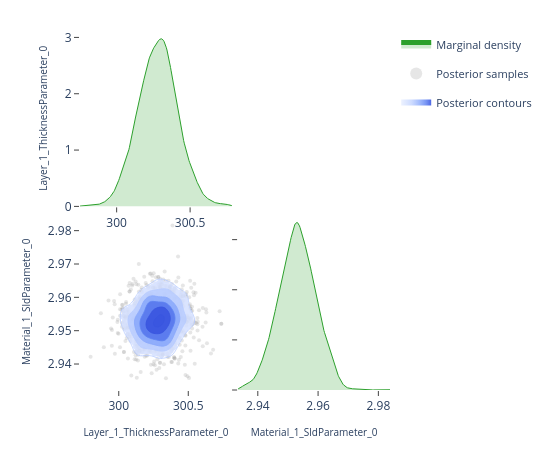

Here is the notebook cell this chart was saved with:
### Code cell
# ---- Pairwise focus: thickness vs SLD ---------------------------------------
# A 2-parameter corner plot zooms in on the joint posterior for a specific
# pair.  This is the same view the EasyReflectometryApp's "2D Heatmap"
# sub-tab uses to inspect parameter degeneracies.


params_of_interest = ['Layer_1_ThicknessParameter_0', 'Material_1_SldParameter_0']
idx = [posterior.param_names.index(p) for p in params_of_interest]
subset_draws = np.asarray(posterior.draws)[:, idx]

fig = plot_corner(subset_draws, params_of_interest)
fig.show()

### Figure 1 — Plotly figure (JSON) as saved in the notebook; plotly's stock layout.template omitted (floating-point values rounded to 4 significant figures; data arrays with more than 128 entries replaced by an {"elided": "..."} marker saying what was removed)
{"data": [{"fill": "tozeroy", "fillcolor": "rgba(44, 160, 44, 0.22)", "hoverinfo": "skip", "legendgroup": "marginal", "line": {"color": "rgb(44, 160, 44)", "width": 1}, "mode": "lines", "name": "Marginal density", "showlegend": true, "type": "scatter", "x": {"elided": "256 float values"}, "xaxis": "x", "y": {"elided": "256 float values"}, "yaxis": "y"}, {"hoverinfo": "skip", "legendgroup": "scatter", "marker": {"color": "rgba(140, 140, 140, 0.22)", "size": 4}, "mode": "markers", "name": "Posterior samples", "showlegend": true, "type": "scatter", "x": {"elided": "880 float values"}, "xaxis": "x3", "y": {"elided": "880 float values"}, "yaxis": "y3", "zorder": 0}, {"colorscale": [[0.0, "rgba(224, 233, 255, 0.62)"], [0.35, "rgba(183, 203, 255, 0.70)"], [0.6, "rgba(138, 169, 252, 0.78)"], [0.82, "rgba(96, 131, 242, 0.84)"], [1.0, "rgba(58, 86, 224, 0.90)"]], "connectgaps": false, "contours": {"coloring": "fill", "end": 174.1, "showlabels": false, "showlines": false, "size": 27.5, "start": 36.66}, "hoverinfo": "skip", "legendgroup": "contour", "name": "Posterior contours", "showlegend": true, "showscale": false, "type": "contour", "x": [299.8, 299.8, 299.8, 299.8, 299.8, 299.8, 299.8, 299.8, 299.9, 299.9, 299.9, 299.9, 299.9, 299.9, 299.9, 299.9, 300.0, 300.0, 300.0, 300.0, 300.0, 300.0, 300.0, 300.1, 300.1, 300.1, 300.1, 300.1, 300.1, 300.1, 300.1, 300.2, 300.2, 300.2, 300.2, 300.2, 300.2, 300.2, 300.2, 300.3, 300.3, 300.3, 300.3, 300.3, 300.3, 300.3, 300.4, 300.4, 300.4, 300.4, 300.4, 300.4, 300.4, 300.4, 300.5, 300.5, 300.5, 300.5, 300.5, 300.5, 300.5, 300.5, 300.6, 300.6, 300.6, 300.6, 300.6, 300.6, 300.6, 300.7, 300.7, 300.7, 300.7, 300.7, 300.7, 300.7, 300.7, 300.8, 300.8, 300.8], "xaxis": "x3", "y": [2.933, 2.934, 2.935, 2.935, 2.936, 2.937, 2.937, 2.938, 2.939, 2.939, 2.94, 2.94, 2.941, 2.942, 2.942, 2.943, 2.944, 2.944, 2.945, 2.946, 2.946, 2.947, 2.947, 2.948, 2.949, 2.949, 2.95, 2.951, 2.951, 2.952, 2.953, 2.953, 2.954, 2.955, 2.955, 2.956, 2.956, 2.957, 2.958, 2.958, 2.959, 2.96, 2.96, 2.961, 2.962, 2.962, 2.963, 2.963, 2.964, 2.965, 2.965, 2.966, 2.967, 2.967, 2.968, 2.969, 2.969, 2.97, 2.97, 2.971, 2.972, 2.972, 2.973, 2.974, 2.974, 2.975, 2.976, 2.976, 2.977, 2.977, 2.978, 2.979, 2.979, 2.98, 2.981, 2.981, 2.982, 2.983, 2.983, 2.984], "yaxis": "y3", "z": {"elided": "80x80 float values"}, "zmax": 174.1, "zmin": 36.66, "zorder": 1}, {"colorscale": [[0.0, "rgba(183, 203, 255, 0.94)"], [0.35, "rgba(183, 203, 255, 0.94)"], [0.35, "rgba(138, 169, 252, 0.95)"], [0.6, "rgba(138, 169, 252, 0.95)"], [0.6, "rgba(96, 131, 242, 0.96)"], [0.82, "rgba(96, 131, 242, 0.96)"], [0.82, "rgba(58, 86, 224, 0.98)"], [1.0, "rgba(58, 86, 224, 0.98)"]], "contours": {"coloring": "lines", "end": 174.1, "showlabels": false, "size": 27.5, "start": 36.66}, "hoverinfo": "skip", "legendgroup": "contour", "line": {"width": 0.9}, "showlegend": false, "showscale": false, "type": "contour", "x": [299.8, 299.8, 299.8, 299.8, 299.8, 299.8, 299.8, 299.8, 299.9, 299.9, 299.9, 299.9, 299.9, 299.9, 299.9, 299.9, 300.0, 300.0, 300.0, 300.0, 300.0, 300.0, 300.0, 300.1, 300.1, 300.1, 300.1, 300.1, 300.1, 300.1, 300.1, 300.2, 300.2, 300.2, 300.2, 300.2, 300.2, 300.2, 300.2, 300.3, 300.3, 300.3, 300.3, 300.3, 300.3, 300.3, 300.4, 300.4, 300.4, 300.4, 300.4, 300.4, 300.4, 300.4, 300.5, 300.5, 300.5, 300.5, 300.5, 300.5, 300.5, 300.5, 300.6, 300.6, 300.6, 300.6, 300.6, 300.6, 300.6, 300.7, 300.7, 300.7, 300.7, 300.7, 300.7, 300.7, 300.7, 300.8, 300.8, 300.8], "xaxis": "x3", "y": [2.933, 2.934, 2.935, 2.935, 2.936, 2.937, 2.937, 2.938, 2.939, 2.939, 2.94, 2.94, 2.941, 2.942, 2.942, 2.943, 2.944, 2.944, 2.945, 2.946, 2.946, 2.947, 2.947, 2.948, 2.949, 2.949, 2.95, 2.951, 2.951, 2.952, 2.953, 2.953, 2.954, 2.955, 2.955, 2.956, 2.956, 2.957, 2.958, 2.958, 2.959, 2.96, 2.96, 2.961, 2.962, 2.962, 2.963, 2.963, 2.964, 2.965, 2.965, 2.966, 2.967, 2.967, 2.968, 2.969, 2.969, 2.97, 2.97, 2.971, 2.972, 2.972, 2.973, 2.974, 2.974, 2.975, 2.976, 2.976, 2.977, 2.977, 2.978, 2.979, 2.979, 2.98, 2.981, 2.981, 2.982, 2.983, 2.983, 2.984], "yaxis": "y3", "z": {"elided": "80x80 float values"}, "zmax": 174.1, "zmin": 36.66, "zorder": 2}, {"fill": "tozeroy", "fillcolor": "rgba(44, 160, 44, 0.22)", "hoverinfo": "skip", "legendgroup": "marginal", "line": {"color": "rgb(44, 160, 44)", "width": 1}, "mode": "lines", "name": "Marginal density", "showlegend": false, "type": "scatter", "x": {"elided": "256 float values"}, "xaxis": "x4", "y": {"elided": "256 float values"}, "yaxis": "y4"}], "layout": {"height": 450, "legend": {"font": {"size": 11}, "itemsizing": "constant", "orientation": "v", "x": 1.02, "xanchor": "left", "y": 1.0, "yanchor": "top"}, "margin": {"b": 60, "l": 80, "r": 160, "t": 30}, "plot_bgcolor": "white", "showlegend": true, "width": 550, "xaxis": {"anchor": "y", "domain": [0.0, 0.49], "showgrid": false, "ticks": "outside", "zeroline": false}, "xaxis2": {"anchor": "y2", "domain": [0.51, 1.0], "showgrid": false, "ticks": "outside", "visible": false, "zeroline": false}, "xaxis3": {"anchor": "y3", "domain": [0.0, 0.49], "showgrid": false, "ticks": "outside", "title": {"font": {"size": 10}, "text": "Layer_1_ThicknessParameter_0"}, "zeroline": false}, "xaxis4": {"anchor": "y4", "domain": [0.51, 1.0], "showgrid": false, "ticks": "outside", "title": {"font": {"size": 10}, "text": "Material_1_SldParameter_0"}, "zeroline": false}, "yaxis": {"anchor": "x", "domain": [0.51, 1.0], "showgrid": false, "ticks": "outside", "title": {"font": {"size": 10}, "text": "Layer_1_ThicknessParameter_0"}, "zeroline": false}, "yaxis2": {"anchor": "x2", "domain": [0.51, 1.0], "showgrid": false, "ticks": "outside", "visible": false, "zeroline": false}, "yaxis3": {"anchor": "x3", "domain": [0.0, 0.49], "showgrid": false, "ticks": "outside", "title": {"font": {"size": 10}, "text": "Material_1_SldParameter_0"}, "zeroline": false}, "yaxis4": {"anchor": "x4", "domain": [0.0, 0.49], "showgrid": false, "showticklabels": false, "ticks": "outside", "zeroline": false}}}
